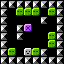

The image is a tile-based game level rendered from a .tmx file. Its description and complete source (layers, tilesets, objects, tile grids) follow:
An orthogonal 8x8 tile map with 8x8 px tiles, 1 tile layer (base).

<map version="1.5" tiledversion="1.7.0" orientation="orthogonal" renderorder="right-down" width="8" height="8" tilewidth="8" tileheight="8" infinite="0" nextlayerid="2" nextobjectid="1">
 <tileset firstgid="1" source="../../dev/editor_tiles.tsx" />
 <layer id="1" name="base" width="8" height="8">
  <data encoding="csv">
1,1,1,1,1,1,1,1,
1,0,3,3,3,0,3,1,
1,0,0,0,0,1,0,1,
1,0,1,4,0,0,0,1,
1,0,1,0,0,0,3,1,
1,0,0,0,0,0,3,1,
1,3,0,2,3,1,0,1,
1,1,1,1,1,1,1,1
</data>
 </layer>
</map>
